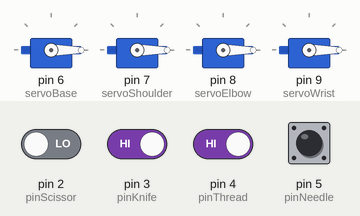
Simulated run of this sketch. Board: Arduino Uno, built with avr-gcc and run on an emulated ATmega328P. Shown: 4 × servo. Inputs (shaded band) come from the test bench; at power-on: pin 3 (pinKnife), pin 4 (pinThread), pin 5 (pinNeedle) HIGH, pin 2 (pinScissor) LOW.

Above: at 5.2 s.
5.3 s: pin 3 (pinKnife) driven LOW and pin 4 (pinThread) driven LOW
At 6.1 s:
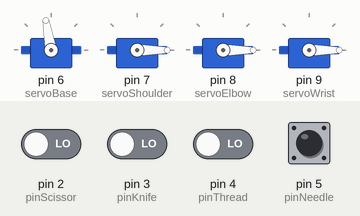
At 8.9 s:
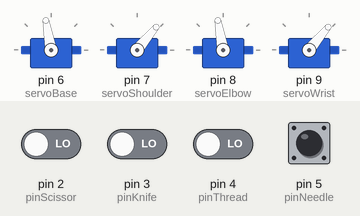
Timing chart, 0 to 10.4 s (numbered marks = the images above; inputs shaded):
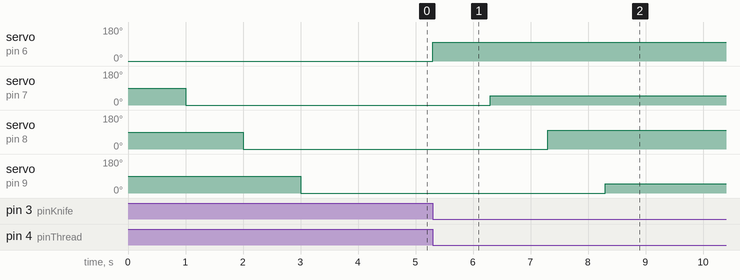

The sketch:

ManipulatorControl.ino
```cpp
#include <Servo.h>

Servo servoBase;
Servo servoShoulder;
Servo servoElbow;
Servo servoWrist;

int pinScissor = 2;
int pinKnife = 3;
int pinThread = 4;
int pinNeedle = 5;

void setup() {
  servoBase.attach(6);
  servoShoulder.attach(7);
  servoElbow.attach(8);
  servoWrist.attach(9);

  pinMode(pinScissor, INPUT);
  pinMode(pinKnife, INPUT);
  pinMode(pinThread, INPUT);
  pinMode(pinNeedle, INPUT);

  servoBase.write(0);
  delay(1000);
  servoShoulder.write(0);
  delay(1000);
  servoElbow.write(0);
  delay(1000);
  servoWrist.write(0);
  delay(1000);
}

void loop() {
  int scissor = digitalRead(pinScissor);
  int knife = digitalRead(pinKnife);
  int thread = digitalRead(pinThread);
  int needle = digitalRead(pinNeedle);

  if (scissor == HIGH && knife == LOW && thread == LOW && needle == LOW) {
    executePickAndPlace();
  }
  else if (scissor == LOW && knife == HIGH && thread == LOW && needle == LOW) {
    executePickAndPlace();
  }
  else if (scissor == LOW && knife == LOW && thread == HIGH && needle == LOW) {
    executePickAndPlace();
  }
  else if (scissor == LOW && knife == LOW && thread == LOW && needle == HIGH) {
    executePickAndPlace();
  }
}

void executePickAndPlace() {
  // Move to pickup position
  servoBase.write(100);
  delay(1000);
  servoShoulder.write(50);
  delay(1000);
  servoElbow.write(100);
  delay(1000);
  servoWrist.write(50); // Close gripper
  delay(1000);

  // Wait for handover
  delay(50000);

  // Move to handover position and release
  servoBase.write(100);
  delay(1000);
  servoShoulder.write(50);
  delay(1000);
  servoElbow.write(100);
  delay(1000);
  servoWrist.write(50); // Open gripper
  delay(1000);
}
```

Measured:
- after the input at 5.3 s, servo on pin 6 (servoBase): 0° → 100° at once; servo on pin 7 (servoShoulder): 0° → 50° after 1.0 s; servo on pin 8 (servoElbow): 0° → 100° after 2.0 s; servo on pin 9 (servoWrist): 0° → 50° after 3.0 s
